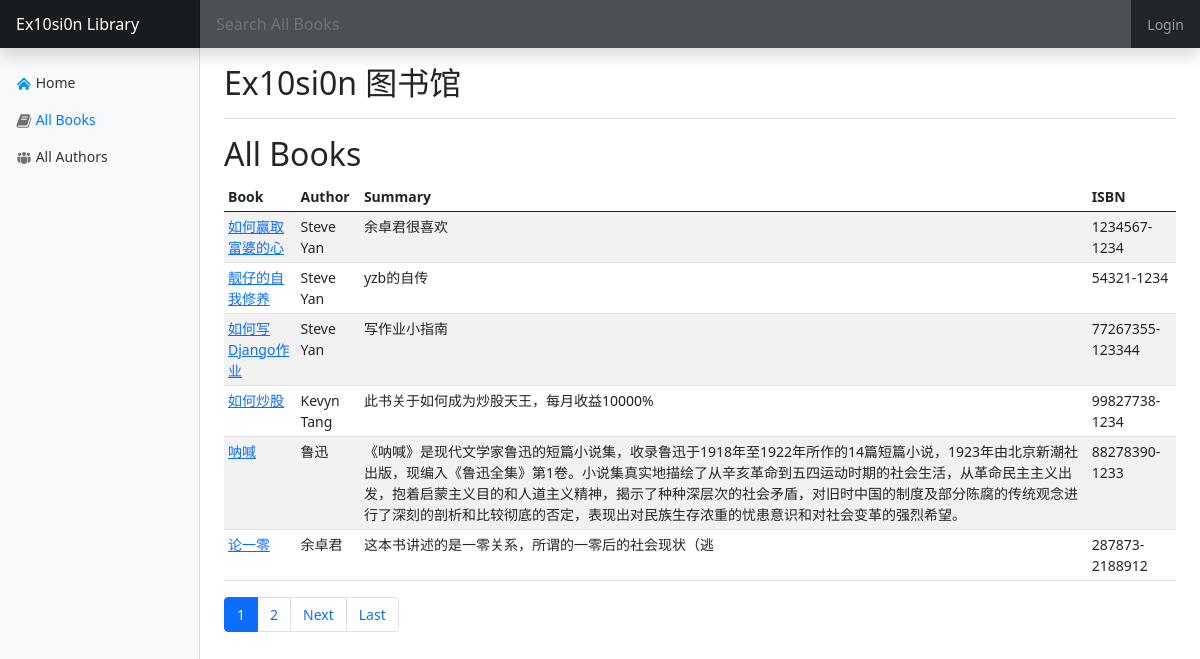
The page /books/ on the database its author committed.
### library/models.py (models this page shows, shortened)
class Book(models.Model):
    title = models.CharField(max_length=200)
    author = models.ForeignKey(Author, on_delete=models.CASCADE, null=False)
    summary = models.CharField(max_length=500)
    ISBN = models.CharField(max_length=20)

class Author(models.Model):
    first_name = models.CharField(max_length=100)
    last_name = models.CharField(max_length=100)
    date_of_birth = models.DateField(null=True, blank=True)
    date_of_death = models.DateField(null=True, blank=True)
    def __str__(self):
        if is_cn(self.first_name):
            return '%s%s' % (self.last_name, self.first_name)
        return '%s %s' % (self.first_name, self.last_name)

### library/views.py (the view)
# urls.py: path('books/', views.BookView.as_view(), name='book'),
class BookView(ListView):
    model = Book
    template_name = 'book_list.html'
    paginate_by = 6
    def get_context_data(self, **kwargs):
        context = super().get_context_data(**kwargs)
        context['section'] = 'book'
        return context

### library/models.py (called while the page is built)
def is_cn(strs):
    for _char in strs:
        if '\u4e00' <= _char <= '\u9fa5':
            return True
    return False

### templates/book_list.html (shortened to what this page needs)
{% extends 'base.html' %}
{% block MainContainer %}
        <h2>All Books</h2>
        <div class="table-responsive">
            <table class="table table-striped table-sm">
                <thead>
                <tr>
                    <th>Book</th>
                    <th>Author</th>
                    <th>Summary</th>
                    <th>ISBN</th>
                </tr>
                </thead>
                <tbody>
                {% for book in object_list %}
                    <tr>
                        <td><a href="{% url 'book_detail' book.pk %}"> {{ book.title }}</a></td>
                        <td>{{ book.author }}</td>
                        <td>{{ book.summary }}</td>
                        <td>{{ book.ISBN }}</td>
                    </tr>
                {% endfor %}
                </tbody>
            </table>
            <nav aria-label="...">
                <ul class="pagination">
                    {% for page in page_obj.paginator.page_range %}
                        {% if page == page_obj.number %}
                            <li class="page-item active" aria-current="page">
                                <a class="page-link" href="#">{{ page }}</a></li>
                        {% else %}
                            <li class="page-item"><a class="page-link" href="?page={{ page }}">{{ page }}</a></li>
                        {% endif %}
                    {% endfor %}
                    {% if page_obj.has_next %}
                        <li class="page-item">
                            <a class="page-link" href="?page={{ page_obj.next_page_number }}">Next</a>
                        </li>
                        <li class="page-item">
                            <a class="page-link" href="?page={{ page_obj.paginator.num_pages }}">Last</a>
                        </li>
                    {% endif %}
                </ul>
            </nav>
        </div>
{% endblock %}

### templates/base.html (shortened to what this page needs)
<!DOCTYPE html>
<html lang="en">
<head>
    {% load static %}
    <link
            href="https://cdn.jsdelivr.net/npm/bootstrap@5.0.0-beta2/dist/css/bootstrap.min.css"
            rel="stylesheet"
    />
</head>
<body>
<header
        class="navbar navbar-dark sticky-top bg-dark flex-md-nowrap p-0 shadow"
>
    <a class="navbar-brand col-md-3 col-lg-2 me-0 px-3" href="#"
    >Ex10si0n Library</a
    >
    <form style="margin: 0; padding: 0" action="/search/" method="get" class="form-control form-control-dark w-100">
        <input
                class="form-control form-control-dark w-100"
                type="text"
                name="q"
                placeholder="Search All Books"
                aria-label="Search"
        />
    </form>
    {% if request.user.is_authenticated %}
        <ul class="navbar-nav px-3">
            <li class="nav-item text-nowrap">
                <span style="color: white">Hello {{ user.username }}!</span>
                <a style="display: inline" class="nav-link" href="{% url 'logout' %}">Sign out</a>
            </li>
        </ul>
    {% else %}
        <ul class="navbar-nav px-3">
            <li class="nav-item text-nowrap">
                <a class="nav-link" href="{% url 'login' %}">Login</a>
            </li>
        </ul>
    {% endif %}
</header>
<div class="container-fluid">
    <div class="row">
        <nav
                id="sidebarMenu"
                class="col-md-3 col-lg-2 d-md-block bg-light sidebar collapse"
        >
            <div class="position-sticky pt-3">
                <ul class="nav flex-column">
                    <li class="nav-item">
                        <a
                                {% if section == "home" %}
                                    class="nav-link active"
                                {% else %}
                                    class="nav-link"
                                {% endif %}
                                aria-current="page"
                                href="{% url 'home' %}"
                        >
                            Home
                        </a>
                    </li>
                    <li class="nav-item">
                        <a
                                {% if section == "book" %}
                                    class="nav-link active"
                                {% else %}
                                    class="nav-link"
                                {% endif %}
                                aria-current="page"
                                href="{% url 'book' %}"
                        >
                            All Books
                        </a>
                    </li>
                    <li class="nav-item">
                        <a
                                {% if section == "author" %}
                                    class="nav-link active"
                                {% else %}
                                    class="nav-link"
                                {% endif %}
                                href="{% url 'author' %}"
                        >
                            All Authors
                        </a>
                    </li>
                </ul>
        </nav>
        <main class="col-md-9 ms-sm-auto col-lg-10 px-md-4">
            <div
                    class="d-flex justify-content-between flex-wrap flex-md-nowrap align-items-center pt-3 pb-2 mb-3 border-bottom"
            >
                <h1 class="h2">Ex10si0n 图书馆</h1>
            </div>
        {% block MainContainer %}
        {% endblock %}
        </main>
</body>
</html>

### templates/base.html (style rules this page uses)
body { font-size: 0.875rem; }
.sidebar { position: fixed; top: 0; bottom: 0; left: 0; z-index: 100; padding: 48px 0 0; box-shadow: inset -1px 0 0 rgba(0, 0, 0, 0.1); }
.sidebar .nav-link { font-weight: 500; color: #333; }
.sidebar .nav-link.active { color: #007bff; }
.navbar-brand { padding-top: 0.75rem; padding-bottom: 0.75rem; font-size: 1rem; background-color: rgba(0, 0, 0, 0.25); box-shadow: inset -1px 0 0 rgba(0, 0, 0, 0.25); }
.navbar .form-control { padding: 0.75rem 1rem; border-width: 0; border-radius: 0; }
.form-control-dark { color: #fff; background-color: rgba(255, 255, 255, 0.1); border-color: rgba(255, 255, 255, 0.1); }

### rows shown on the page
Book: title "如何赢取富婆的心", author "Steve Yan", summary "余卓君很喜欢", ISBN "1234567-1234"
Book: title "靓仔的自我修养", author "Steve Yan", summary "yzb的自传", ISBN "54321-1234"
Book: title "如何写Django作业", author "Steve Yan", summary "写作业小指南", ISBN "77267355-123344"
Book: title "如何炒股", author "Kevyn Tang", summary "此书关于如何成为炒股天王，每月收益10000%", ISBN "99827738-1234"
Book: title "呐喊", author "鲁迅", summary "《呐喊》是现代文学家鲁迅的短篇小说集，收录鲁迅于1918年至1922年所作的14篇短篇小说，1923年由北京新潮社出版，现编入《鲁迅全集》第1卷。小说集真实地描绘了从辛亥革命到五四运动时期的社会生活，从革命民主主义出发，抱着启蒙主义目的和人道主义精神，揭示了种种深层次的社会矛盾，对旧时中国的制度及部分陈腐的传统观念进行了深刻的剖析和比较彻底的否定，表现出对民族生存浓重的忧患意识和对社会变革的强烈希望。", ISBN "88278390-1233"
Book: title "论一零", author "余卓君", summary "这本书讲述的是一零关系，所谓的一零后的社会现状（逃", ISBN "287873-2188912"

### other values the page prints
{{ page }} "1"
{{ page }} "2"
